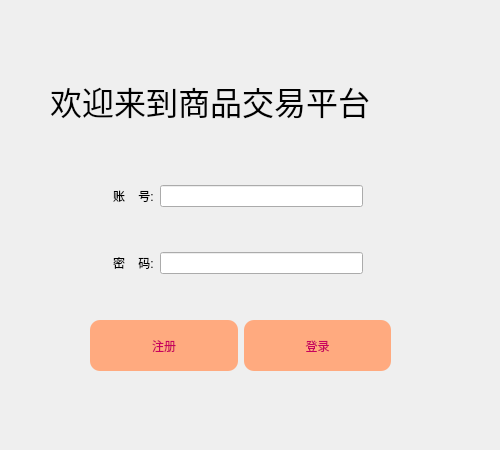
<?xml version="1.0" encoding="UTF-8"?>
<ui version="4.0">
 <class>Form</class>
 <widget class="QWidget" name="Form">
  <property name="geometry">
   <rect>
    <x>0</x>
    <y>0</y>
    <width>500</width>
    <height>450</height>
   </rect>
  </property>
  <property name="minimumSize">
   <size>
    <width>500</width>
    <height>450</height>
   </size>
  </property>
  <property name="maximumSize">
   <size>
    <width>500</width>
    <height>450</height>
   </size>
  </property>
  <property name="windowTitle">
   <string>Form</string>
  </property>
  <widget class="QLabel" name="label_3">
   <property name="geometry">
    <rect>
     <x>50</x>
     <y>60</y>
     <width>411</width>
     <height>81</height>
    </rect>
   </property>
   <property name="font">
    <font>
     <family>Arial</family>
     <pointsize>24</pointsize>
    </font>
   </property>
   <property name="text">
    <string>欢迎来到商品交易平台</string>
   </property>
  </widget>
  <widget class="QWidget" name="">
   <property name="geometry">
    <rect>
     <x>90</x>
     <y>320</y>
     <width>301</width>
     <height>51</height>
    </rect>
   </property>
   <layout class="QHBoxLayout" name="horizontalLayout">
    <item>
     <widget class="QPushButton" name="register_pushButton">
      <property name="sizePolicy">
       <sizepolicy hsizetype="Minimum" vsizetype="Expanding">
        <horstretch>0</horstretch>
        <verstretch>1</verstretch>
       </sizepolicy>
      </property>
      <property name="acceptDrops">
       <bool>false</bool>
      </property>
      <property name="styleSheet">
       <string notr="true">QPushButton:disabled{
	background-color:rgb(85, 255, 255);
}
QPushButton{
	background-color:rgb(255, 170, 127);
	color:rgb(201,0,94);
	border-radius:10px;
}

QPushButton:hover{
	background-color:rgb(165, 165, 165);
}
</string>
      </property>
      <property name="text">
       <string>注册</string>
      </property>
     </widget>
    </item>
    <item>
     <widget class="QPushButton" name="Index_pushButton">
      <property name="sizePolicy">
       <sizepolicy hsizetype="Minimum" vsizetype="Expanding">
        <horstretch>0</horstretch>
        <verstretch>1</verstretch>
       </sizepolicy>
      </property>
      <property name="acceptDrops">
       <bool>false</bool>
      </property>
      <property name="styleSheet">
       <string notr="true">QPushButton:disabled{
	background-color:rgb(85, 255, 255);
}
QPushButton{
	background-color:rgb(255, 170, 127);
	color:rgb(201,0,94);
	border-radius:10px;
}

QPushButton:hover{
	background-color:rgb(165, 165, 165);
}
</string>
      </property>
      <property name="text">
       <string>登录</string>
      </property>
     </widget>
    </item>
   </layout>
  </widget>
  <widget class="QWidget" name="">
   <property name="geometry">
    <rect>
     <x>113</x>
     <y>180</y>
     <width>250</width>
     <height>100</height>
    </rect>
   </property>
   <property name="sizePolicy">
    <sizepolicy hsizetype="Preferred" vsizetype="Preferred">
     <horstretch>0</horstretch>
     <verstretch>10</verstretch>
    </sizepolicy>
   </property>
   <layout class="QFormLayout" name="formLayout">
    <property name="verticalSpacing">
     <number>40</number>
    </property>
    <item row="0" column="0">
     <widget class="QLabel" name="label">
      <property name="sizePolicy">
       <sizepolicy hsizetype="Preferred" vsizetype="Preferred">
        <horstretch>0</horstretch>
        <verstretch>10</verstretch>
       </sizepolicy>
      </property>
      <property name="text">
       <string>账    号:</string>
      </property>
     </widget>
    </item>
    <item row="0" column="1">
     <widget class="QLineEdit" name="account_lineEdit">
      <property name="sizePolicy">
       <sizepolicy hsizetype="Expanding" vsizetype="Fixed">
        <horstretch>0</horstretch>
        <verstretch>10</verstretch>
       </sizepolicy>
      </property>
      <property name="clearButtonEnabled">
       <bool>true</bool>
      </property>
     </widget>
    </item>
    <item row="1" column="0">
     <widget class="QLabel" name="label_2">
      <property name="sizePolicy">
       <sizepolicy hsizetype="Preferred" vsizetype="Preferred">
        <horstretch>0</horstretch>
        <verstretch>10</verstretch>
       </sizepolicy>
      </property>
      <property name="text">
       <string>密    码:</string>
      </property>
     </widget>
    </item>
    <item row="1" column="1">
     <widget class="QLineEdit" name="passWord_lineEdit">
      <property name="sizePolicy">
       <sizepolicy hsizetype="Expanding" vsizetype="Fixed">
        <horstretch>0</horstretch>
        <verstretch>10</verstretch>
       </sizepolicy>
      </property>
      <property name="clearButtonEnabled">
       <bool>true</bool>
      </property>
     </widget>
    </item>
   </layout>
  </widget>
 </widget>
 <resources/>
 <connections>
  <connection>
   <sender>account_lineEdit</sender>
   <signal>textChanged(QString)</signal>
   <receiver>Form</receiver>
   <slot>enable_Index()</slot>
   <hints>
    <hint type="sourcelabel">
     <x>301</x>
     <y>193</y>
    </hint>
    <hint type="destinationlabel">
     <x>458</x>
     <y>212</y>
    </hint>
   </hints>
  </connection>
  <connection>
   <sender>passWord_lineEdit</sender>
   <signal>textChanged(QString)</signal>
   <receiver>Form</receiver>
   <slot>enable_Index()</slot>
   <hints>
    <hint type="sourcelabel">
     <x>321</x>
     <y>259</y>
    </hint>
    <hint type="destinationlabel">
     <x>443</x>
     <y>270</y>
    </hint>
   </hints>
  </connection>
  <connection>
   <sender>register_pushButton</sender>
   <signal>clicked()</signal>
   <receiver>Form</receiver>
   <slot>show_register()</slot>
   <hints>
    <hint type="sourcelabel">
     <x>155</x>
     <y>353</y>
    </hint>
    <hint type="destinationlabel">
     <x>23</x>
     <y>381</y>
    </hint>
   </hints>
  </connection>
  <connection>
   <sender>Index_pushButton</sender>
   <signal>clicked()</signal>
   <receiver>Form</receiver>
   <slot>Index()</slot>
   <hints>
    <hint type="sourcelabel">
     <x>333</x>
     <y>351</y>
    </hint>
    <hint type="destinationlabel">
     <x>419</x>
     <y>399</y>
    </hint>
   </hints>
  </connection>
 </connections>
 <slots>
  <slot>enable_Index()</slot>
  <slot>show_register()</slot>
  <slot>Index()</slot>
 </slots>
</ui>
